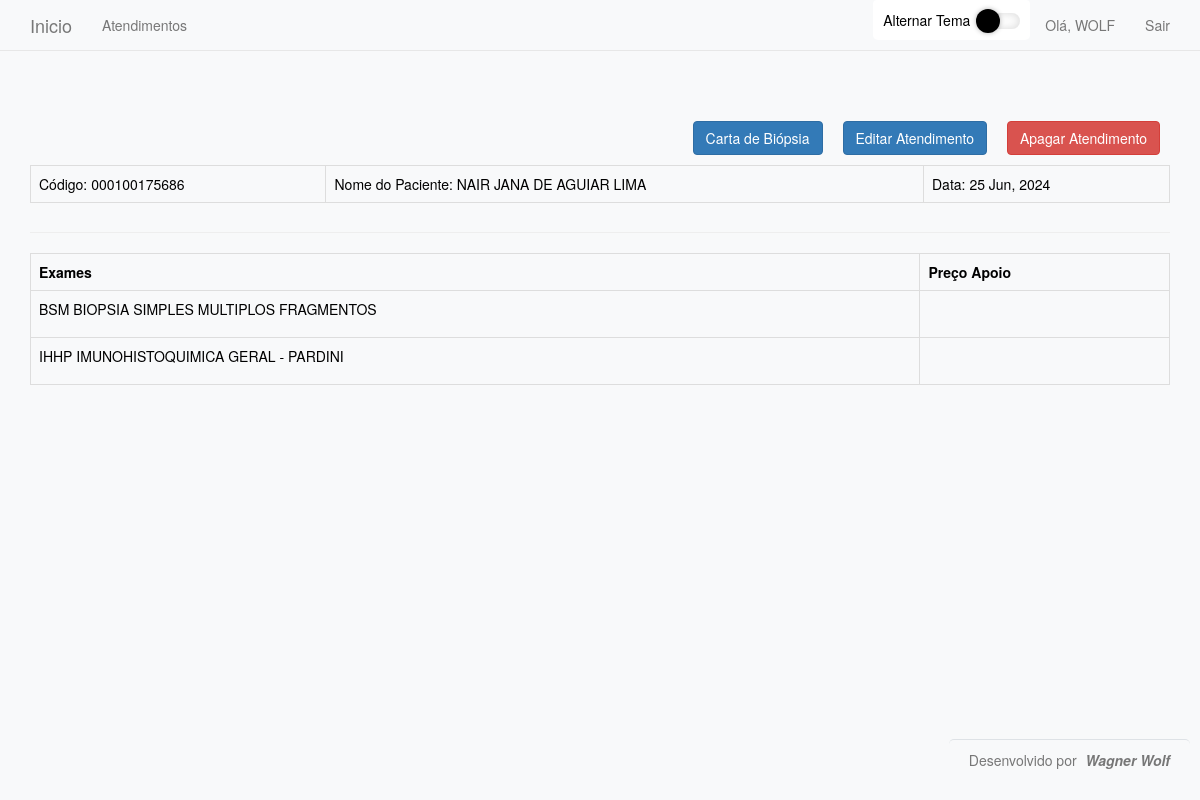
Page /atendimentos/14/ (signed in) on the committed database.
### atendimentos/models.py (models this page shows, shortened)
class Atendimento (models.Model):
    codigo = models.CharField(max_length=12)
    nomePaciente = models.CharField(max_length=200)
    dataAtendimento = models.DateField(auto_now_add=True)
    usuario = models.ForeignKey(User, on_delete=models.CASCADE)
    exames = models.ManyToManyField("Exame")

class Exame(models.Model):
    mnemonico = models.CharField(max_length=10)
    nomeExame = models.CharField(max_length=100)
    mneapoio = models.CharField(max_length=10)
    def __str__(self):
        return f"{self.mnemonico} {self.nomeExame}"

### atendimentos/views.py (the view)
# urls.py: path('atendimentos/<atendimento_id>/', views.atendimento, name ='atendimento'),
@login_required
def atendimento(request, atendimento_id):
    atendimento = Atendimento.objects.get(id = atendimento_id)
    exames = list(atendimento.exames.all())
    context = {'atendimento': atendimento, 'exames': exames}
    return render (request, 'atendimentos/atendimento.html', context)

### atendimentos/templates/atendimentos/atendimento.html (shortened to what this page needs)
{%extends "atendimentos/base.html"%}
{%block header%}
<table class="table table-bordered ">
    <a class="btn btn-danger pull-right" style="margin:10px" aria-label="Left Align" onclick="return confirm('Tem certeza que deseja excluir?')" href="{%url 'delete_atendimento' atendimento.id%}">Apagar Atendimento</a>
    <a class="btn btn-primary pull-right" style="margin:10px" aria-label="Left Align" href="{%url 'edit_atendimento' atendimento.id%}">Editar Atendimento</a>
    <a class="btn btn-primary pull-right" style="margin:10px" aria-label="Left Align" href="{%url 'carta_atendimento' atendimento.id%}">Carta de Biópsia</a>
    <td>Código: {{atendimento.codigo}}</td>
    <td>Nome do Paciente: {{atendimento.nomePaciente}}</td>
    <td>Data: {{atendimento.dataAtendimento | date:'d M, Y'}}  </td>
</table>
{%endblock header%}
{% block content%}
<table class="table table-bordered ">
    <th class="tableheader" scope="col">Exames</th>
    <th class="tableheader" scope="col">Preço Apoio</th>
{% for exame in exames %}
    <tr>
        <td>
            <p>{{exame}}</p>
        </td><td>
        </td>
    </tr>
{%endfor%}
</table>
{%endblock content%}

### atendimentos/templates/atendimentos/base.html (shortened to what this page needs)
 {%load bootstrap3%}
 <!DOCTYPE html>
 <html lang="pt-br">
 <head>
    {%bootstrap_css%}
 </head>
 <body>
    <nav class="navbar navbar-default navbar-static-top">
        <div class="container">
            <div class="navbar-header">
                <a class="navbar-brand" href="{% url 'index' %}">Inicio</a>
            </div>
            <div id="navbar" class="collapse navbar-collapse">
                <ul class="nav navbar-nav">
                    <li><a href="{% url 'atendimentos' %}">Atendimentos</a></li>
                </ul>
                <ul class="nav navbar-nav navbar-right">
                    {%if user.is_authenticated%}
                    <li class="list-group-item toggle-container">
                        <span class="toggle-label">Alternar Tema</span>
                        <div class="TriSea-technologies-Switch pull-right">
                        </div>
                    </li>
                        <li><a>Olá, {{ user.username.upper }}</a></li>
                        <li><a href="{%url 'logout'%}">Sair</a></li>
                    {%endif%}
                </ul>
            </div>
        </div>
    </nav>
    <div class="container">
        <div class="page-header">
            {%block header%} {%endblock header%}
        </div>
        <div>
            {% block content%} {%endblock content%}
        </div>
    </div>
     <footer class="footer">
            <p class="text-muted">Desenvolvido por <span class="author-name">Wagner Wolf</span></p>
    </footer>
 </body>
 </html>

### atendimentos/templates/atendimentos/base.html (style rules this page uses)
.footer { position: fixed; bottom: 10px; right: 10px; background-color: #f8f9fa; padding: 10px 20px; border-top: 1px solid #dee2e6; border-radius: 5px; }
.author-name { font-weight: bold; font-style: italic; display: inline-block; margin-left: 5px; }
body, button { background-color: #f8f9fa !important; color: #000 !important; }
.navbar { background-color: #f8f9fa !important; }
.list-group-item { border: none; padding: 10px; display: flex; align-items: center; }
.list-group-item .toggle-label { margin-right: 10px; }
.toggle-container { padding: 10px; border-radius: 5px; margin-bottom: 10px; display: flex; align-items: center; }

### rows in the picture
Atendimento: codigo "000100175686", nomePaciente "NAIR JANA DE AGUIAR LIMA", dataAtendimento "25 Jun, 2024"
Exame: mnemonico+nomeExame "BSM BIOPSIA SIMPLES MULTIPLOS FRAGMENTOS"
Exame: mnemonico+nomeExame "IHHP IMUNOHISTOQUIMICA GERAL - PARDINI"

### other values in the picture
{{ user.username.upper }} "WOLF"
